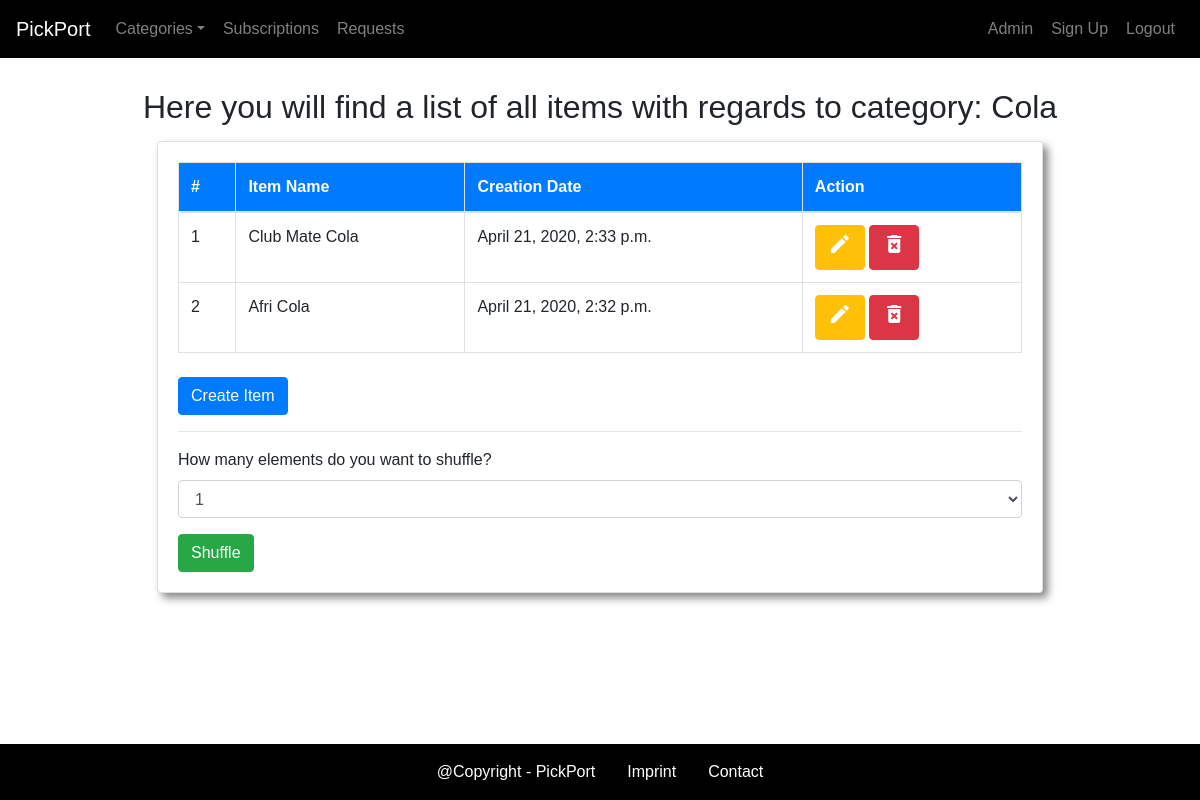
Screenshot of /categories/detail/cola/ (signed in) with the database file from the repository.
### categories/models.py (models this page shows, shortened)
class Category(models.Model):
	name = models.CharField(max_length=255, unique=True)
	description = models.TextField(blank=True, default='')
	slug = models.SlugField(allow_unicode=True, unique=True)
	created_date = models.DateTimeField(default=timezone.now)
	user = models.ForeignKey(User, default=999, related_name='user_categories', on_delete= models.CASCADE)
	subscribers = models.ManyToManyField(User, related_name= 'subscribers',through='CategorySubscriber')
	likes = models.ManyToManyField(User,related_name='likes', through='CategoryLike')
	contributors = models.ManyToManyField(User, related_name='contributors', through='CategoryContributor')

### items/models.py (models this page shows, shortened)
class Items(models.Model):
	name = models.CharField(max_length=255)
	category = models.ForeignKey(Category, related_name='items', on_delete=models.CASCADE)
	user = models.ForeignKey(User, related_name='items', on_delete=models.CASCADE)
	created_date = models.DateTimeField(auto_now=True)

### categories/views.py (the view)
# urls.py: path('detail/<slug:slug>/', views.DetailCategoryView.as_view(), name='single'),
class DetailCategoryView(LoginRequiredMixin, generic.DetailView):
	model = Category

### categories/templates/categories/category_detail.html (shortened to what this page needs)
{% extends "categories/category_base.html" %}
	{% block main_category %}
		<div class=container>
			<div class="row">
				<div class="col-sm-12">
					<h2 class="bottomSpace" align="center">Here you will find a list of all items with regards to category: {{ category.name }}</h2>
					<div class="card cardShape cardSize">
						<div class="card-body">
							{% if category.items.count == 0 %}
								<h4 align="center">Currently there are no items related to this category</h4>
								{% if category.user == request.user %}
									<p align="center">You can add one by clicking the button</p>
								{% else %}
									<p align="center">The creator will soon add items to this category</p>
								{% endif %}
							{% else %}
								<table class="table table-hover table-bordered mb-0">
									<thead class="bg-primary textWhite">
										<th>#</th>
										<th>Item Name</th>
										<th>Creation Date</th>
										{% if category.user == request.user %}
											<th>Action</th>
										{% endif %}
									</thead>
									<tbody>
										{% for item in category.items.all %}
											<tr>
												<td>{{ forloop.counter }}</td>
												<td>{{ item.name }}</td>
												<td>{{ item.created_date }}</td>
												{% if category.user == request.user %}
													<td>
														<a href="{% url 'items:update' pk=item.pk %}" class="btn btn-warning"><span class="material-icons" style="color: white">edit</span></a>
														<a href="{% url 'items:delete' pk=item.pk %}" class="btn btn-danger"><span class="material-icons">delete_forever</span></a>
													</td>
												{% endif %}
											</tr>
										{% endfor %}
									</tbody>
								</table><br>
							{% endif %}
							{% if user.is_authenticated %}
								{% if category.user == request.user%}
									{% if category.items.count == 0 %}
										<div class="btnCenter">
											<a href="{% url 'items:create' pk=category.pk %}" class="btn btn-primary">Create Item</a>
										</div>
									{% else %}
										<a href="{% url 'items:create' pk=category.pk %}" class="btn btn-primary">Create Item</a>
									{% endif %}
								{% endif %}
							{% endif %}
							{% if category.items.count != 0 %}
								<hr class="mt-3 mb-3">
								<form method="POST" action="{% url 'items:shuffle' pk=category.pk %}">
									<div class="form-group">
										<label>How many elements do you want to shuffle?</label>
										<select class="form-control" name="number">
											{% for item in category.items.all %}
												<option>{{ forloop.counter }}</option>
											{% endfor %}
										</select>
									</div>
									<input type="submit" value="Shuffle" class="btn btn-success">
								</form>
							{% endif %}
						</div>
					</div>
				</div>
			</div>
		</div>
	{% endblock %}

### static/PickPort/css/navbar.css (style rules this page uses)
* { box-sizing: border-box; }
html { height: 100%; }
body { font-family: 'Montserrat', sans-serif; margin: 0; padding: 0; min-height: 100%; display: flex; flex-direction: column; }
.bottomSpace { margin-bottom: 15px; }
.cardShape { box-shadow: 5px 5px 8px #888888; }
.cardSize { margin-left: 7rem; margin-right: 7rem; }
.textWhite { color: #fff; }

### rows the page displays
Category: name "Cola"
Items: name "Club Mate Cola", created_date "April 21, 2020, 2:33 p.m."
Items: name "Afri Cola", created_date "April 21, 2020, 2:32 p.m."

### other values shown
form field number "1"
